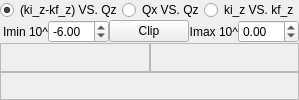
      <widget class="QWidget" name="OffSpec_Tab">
       <attribute name="title">
        <string>OffSpec Preview</string>
       </attribute>
       <attribute name="toolTip">
        <string>Off-Specular scattering intensity preview for all files in the reduction list</string>
       </attribute>
       <layout class="QGridLayout" name="gridLayout_5">
        <property name="margin">
         <number>0</number>
        </property>
        <property name="spacing">
         <number>0</number>
        </property>
        <item row="2" column="1">
         <widget class="QFrame" name="frame_4">
          <property name="sizePolicy">
           <sizepolicy hsizetype="Expanding" vsizetype="Expanding">
            <horstretch>0</horstretch>
            <verstretch>0</verstretch>
           </sizepolicy>
          </property>
          <property name="frameShape">
           <enum>QFrame::StyledPanel</enum>
          </property>
          <property name="frameShadow">
           <enum>QFrame::Raised</enum>
          </property>
          <layout class="QVBoxLayout" name="verticalLayout_15">
           <item>
            <widget class="MPLWidget" name="offspec_mm" native="true"/>
           </item>
          </layout>
         </widget>
        </item>
        <item row="3" column="0" colspan="2">
         <widget class="QFrame" name="frame_2">
          <property name="sizePolicy">
           <sizepolicy hsizetype="Expanding" vsizetype="Expanding">
            <horstretch>0</horstretch>
            <verstretch>0</verstretch>
           </sizepolicy>
          </property>
          <property name="frameShape">
           <enum>QFrame::StyledPanel</enum>
          </property>
          <property name="frameShadow">
           <enum>QFrame::Raised</enum>
          </property>
          <layout class="QHBoxLayout" name="horizontalLayout_3">
           <item>
            <widget class="MPLWidget" name="offspec_pm" native="true"/>
           </item>
           <item>
            <widget class="MPLWidget" name="offspec_mp" native="true"/>
           </item>
          </layout>
         </widget>
        </item>
        <item row="2" column="0">
         <widget class="QFrame" name="frame_3">
          <property name="sizePolicy">
           <sizepolicy hsizetype="Expanding" vsizetype="Expanding">
            <horstretch>0</horstretch>
            <verstretch>0</verstretch>
           </sizepolicy>
          </property>
          <property name="frameShape">
           <enum>QFrame::StyledPanel</enum>
          </property>
          <property name="frameShadow">
           <enum>QFrame::Raised</enum>
          </property>
          <layout class="QVBoxLayout" name="verticalLayout_14">
           <item>
            <widget class="MPLWidget" name="offspec_pp" native="true"/>
           </item>
          </layout>
         </widget>
        </item>
        <item row="0" column="0" colspan="2">
         <layout class="QHBoxLayout" name="horizontalLayout_8">
          <item>
           <widget class="QRadioButton" name="kizmkfzVSqz">
            <property name="text">
             <string>(ki_z-kf_z) VS. Qz</string>
            </property>
            <property name="checked">
             <bool>true</bool>
            </property>
           </widget>
          </item>
          <item>
           <widget class="QRadioButton" name="qxVSqz">
            <property name="text">
             <string>Qx VS. Qz</string>
            </property>
           </widget>
          </item>
          <item>
           <widget class="QRadioButton" name="kizVSkfz">
            <property name="text">
             <string>ki_z VS. kf_z</string>
            </property>
           </widget>
          </item>
         </layout>
        </item>
        <item row="1" column="0" colspan="2">
         <layout class="QHBoxLayout" name="horizontalLayout_9">
          <item>
           <widget class="QLabel" name="label_21">
            <property name="text">
             <string>Imin 10^</string>
            </property>
            <property name="alignment">
             <set>Qt::AlignRight|Qt::AlignTrailing|Qt::AlignVCenter</set>
            </property>
           </widget>
          </item>
          <item>
           <widget class="QDoubleSpinBox" name="offspecImin">
            <property name="decimals">
             <number>2</number>
            </property>
            <property name="minimum">
             <double>-20.000000000000000</double>
            </property>
            <property name="maximum">
             <double>2.000000000000000</double>
            </property>
            <property name="singleStep">
             <double>0.250000000000000</double>
            </property>
            <property name="value">
             <double>-6.000000000000000</double>
            </property>
           </widget>
          </item>
          <item>
           <widget class="QPushButton" name="clipOffspec">
            <property name="sizePolicy">
             <sizepolicy hsizetype="Fixed" vsizetype="Fixed">
              <horstretch>0</horstretch>
              <verstretch>0</verstretch>
             </sizepolicy>
            </property>
            <property name="text">
             <string>Clip</string>
            </property>
           </widget>
          </item>
          <item>
           <widget class="QLabel" name="label_22">
            <property name="text">
             <string>Imax 10^</string>
            </property>
            <property name="alignment">
             <set>Qt::AlignRight|Qt::AlignTrailing|Qt::AlignVCenter</set>
            </property>
           </widget>
          </item>
          <item>
           <widget class="QDoubleSpinBox" name="offspecImax">
            <property name="minimum">
             <double>-10.000000000000000</double>
            </property>
            <property name="maximum">
             <double>10.000000000000000</double>
            </property>
            <property name="singleStep">
             <double>0.250000000000000</double>
            </property>
           </widget>
          </item>
         </layout>
        </item>
       </layout>
      </widget>
